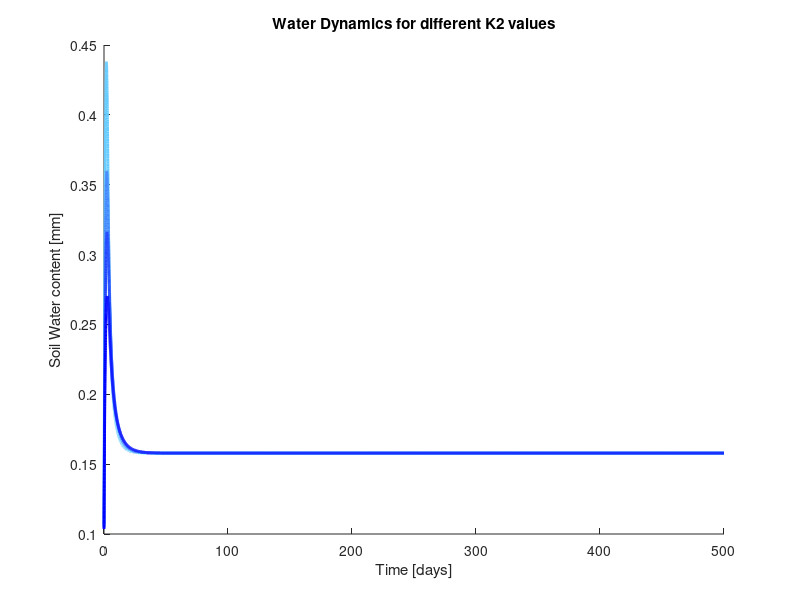
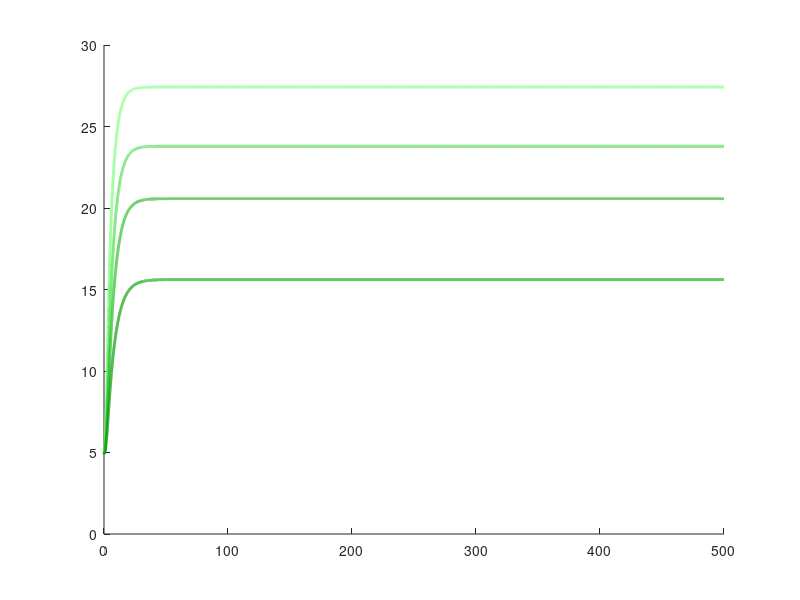

Source code (MATLAB) for these figures, in order: (Note: this script raises an error after producing the figures.)
% Final Assignment

% Research Question 2


% --- W0 parameter visualization ---
k2vec = [5, 10, 15, 25];
figure(1);
hold on
legendEntriesWater = {};

figure(2);
hold on
legendEntriesPlant = {};


blueBase  = [0, 0, 1];     % pure blue
blueLight = [0.4, 0.8, 1]; % light blue
greenBase = [0, 0.6, 0];   % pure green
greenLight = [0.5, 1, 0.5]; % light green

for j=1:4
    % system parameters
    PPT = 0.8; % find appropriate values
    P = 5; % initial value
    e = 10;
    k1 = 3;
    k2 = k2vec(j);
    W0 = 0.2;
    W = 0.1; % initial value
    cmax = 0.5;
    d = 0.1;
    b = 0.15;
    rw = 0.1; % find appropria9te value 

    % --- control parameters ---
    startTime = 0;
    endTime   = 500;
    timeStep  = 0.02;
    
    % --- compute iteration count ---
    iterations = floor((endTime - startTime)/timeStep) + 1;
    
    % --- initialize vectors ---
    timeV   = zeros(iterations, 1);
    waterV  = zeros(iterations, 1);
    plantV  = zeros(iterations, 1);
    
    % --- initialize state ---
    stateW = W;
    stateP = P;
    
    % --- simulation loop ---
    for i = 1:iterations
        t = startTime + (i-1)*timeStep;
    
        dWdt = PPT * ((stateP + k2 * W0) / (stateP + k2)) ...
             - ((cmax * stateW) / (stateW + k1)) * stateP ...
             - (rw * stateW);
    
        dPdt = e * (cmax * (stateW / (stateW + k1))) * stateP ...
             - (d + b) * stateP;
    
        stateW = stateW + dWdt * timeStep;
        stateP = stateP + dPdt * timeStep;
    
        % store
        timeV(i)  = t;
        waterV(i) = stateW;
        plantV(i) = stateP;
    end
    
    
    % --- plots ---
    t = (j - 1) / (length(k2vec) - 1);
    waterColor = blueLight * (1 - t) + blueBase * t;
    plantColor = greenLight * (1 - t) + greenBase * t;

    % --- plots ---
    figure(1)
    plot(timeV, waterV, 'Color', waterColor, 'LineWidth', 2)
    legendEntriesWater{end+1} = "Water (K2=" + k2vec(j) + ")";

    figure(2)
    plot(timeV, plantV, 'Color', plantColor, 'LineWidth', 2)
    legendEntriesPlant{end+1} = "Plant (K2=" + k2vec(j) + ")";


end 

figure(1)
xlabel("Time [days]")
ylabel("Soil Water content [mm]")
title("Water Dynamics for different K2 values")
legend(legendEntriesWater)

figure(2)
xlabel("Time [days]")
ylabel("Plant Biomass [g/m^2]")
title("Vegetation Dynamics for different K2 values")
legend(legendEntriesPlant)

    
